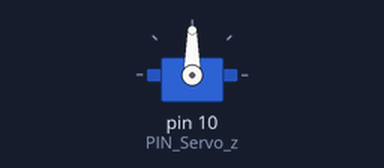
The sketch below on a simulated Arduino Uno, built with avr-gcc and run on an emulated ATmega328P. On the bench: servo.

Above: at 0.1 s.
At 5.1 s:
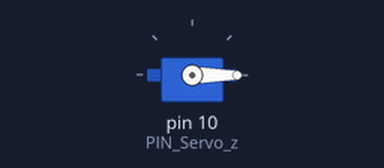
At 9.6 s:
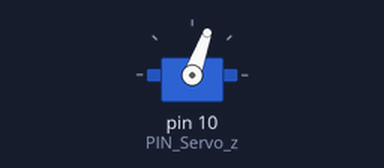
At 15.1 s:
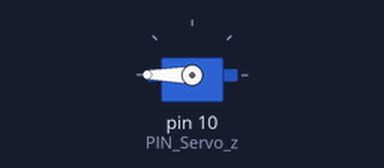
Timing chart, 0 to 17.0 s (numbered marks = the images above):
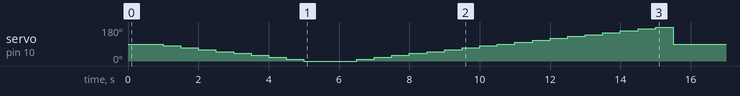

The sketch:

servo_control.ino
```cpp
// These are the prerequisite classes and functions that servo control requires
#include <avr/wdt.h>
#include "DeviceDriverSet_xxx0_ServoControl.h"

// We initialize the object for servo control
DeviceDriverSet_Servo AppServo;

/*
  FUNCTIONS FOR SERVO:
  The servo is the device that moves the camera and ultrasonic sensor on your robot. It is basically a motor with a limited degree of motion.

  The servo can only turn for 180 degrees. The 0 degree mark is facing your front right wheel, and the 180 degree mark is facing your front left wheel.
  Note that the default direction of movement is counterclockwise (left)

  Therefore, to move 10 degrees to the right you would subtract 10 from the current position (Current Position - 10).
  To move 10 degrees to the left you would use position add 10 to the current position (Current Position + 10).

  To set the position of the servo, use the following function:
  AppServo.DeviceDriverSet_Servo_Init(degreesPosition)

  Therefore, to set the servo facing forward, call the function as follows:
  AppServo.DeviceDriverSet_Servo_Init(90);
*/

// Set global position variable to track position of robot
int position = 90;

void setup()
{
  // Set the servo to the 90 degree position (facing forward)
  AppServo.DeviceDriverSet_Servo_Init(position);

  // For each iteration, move robot 10 degrees to the right until 0 degrees is reached (subtract 10 from the position)
  for (/*using global position variable*/; position >= 0; position -= 10) {
    AppServo.DeviceDriverSet_Servo_Init(position);
  }

  // For each iteration, move robot 10 degrees to the left until 180 degrees is reached (add 10 to the position)
  for (/*using global position variable*/; position <= 180; position += 10) {
    AppServo.DeviceDriverSet_Servo_Init(position);
  }

  // Set the servo to the 90 degree position (facing forward)
  position = 90;
  AppServo.DeviceDriverSet_Servo_Init(position);
}

void loop()
{

}
```

DeviceDriverSet_xxx0_ServoControl.cpp
```cpp
/*
 * @Author: ELEGOO
 * @Date: 2019-10-22 11:59:09
 * @LastEditTime: 2020-06-12 16:36:20
 * @LastEditors: Changhua
 * @Description: conqueror robot tank
 * @FilePath:
 */
#include "DeviceDriverSet_xxx0_ServoControl.h"
#include <arduino.h>
/*Servo*/

Servo myservo; // create servo object to control a servo
void DeviceDriverSet_Servo::DeviceDriverSet_Servo_Init(unsigned int Position_angle)
{
  myservo.attach(PIN_Servo_z, 500, 2400); //500: 0 degree  2400: 180 degree
  myservo.attach(PIN_Servo_z);
  myservo.write(Position_angle); //sets the servo position according to the 90（middle）
  delay(500);

}
#if _Test_DeviceDriverSet
void DeviceDriverSet_Servo::DeviceDriverSet_Servo_Test(void)
{
  for (;;)
  {
    myservo.attach(PIN_Servo_z);
    myservo.write(180);
    delay(500);
    myservo.write(0);
    delay(500);
  }
}
#endif

/*0.17sec/60degree(4.8v)*/
void DeviceDriverSet_Servo::DeviceDriverSet_Servo_control(unsigned int Position_angle)
{
  myservo.attach(PIN_Servo_z);
  myservo.write(Position_angle);
  delay(450);
  myservo.detach();
}
```

DeviceDriverSet_xxx0_ServoControl.h
```cpp
/*
 * @Author: ELEGOO
 * @Date: 2019-10-22 11:59:09
 * @LastEditTime: 2020-06-12 14:45:27
 * @LastEditors: Changhua
 * @Description: conqueror robot tank
 * @FilePath:
 */
#ifndef _DeviceDriverSet_xxx0_H_ServoControl
#define _DeviceDriverSet_xxx0_H_ServoControl

/*Servo*/
#include <Servo.h>
class DeviceDriverSet_Servo
{
public:
  void DeviceDriverSet_Servo_Init(unsigned int Position_angle);
#if _Test_DeviceDriverSet
  void DeviceDriverSet_Servo_Test(void);
#endif
  void DeviceDriverSet_Servo_control(unsigned int Position_angle);

private:
#define PIN_Servo_z 10
};

#endif
```
